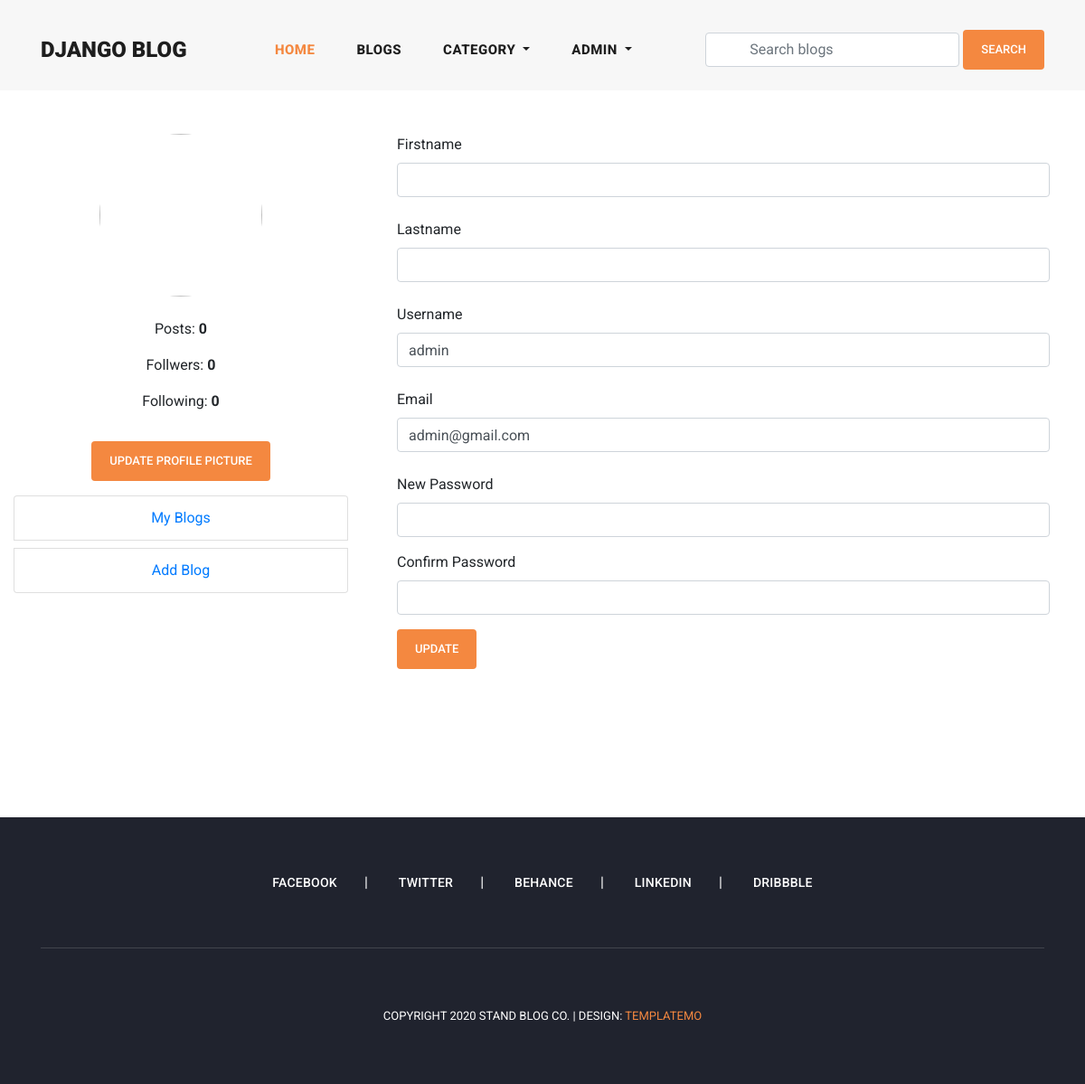
The page /profile/ (signed in) on the database as committed earlier.
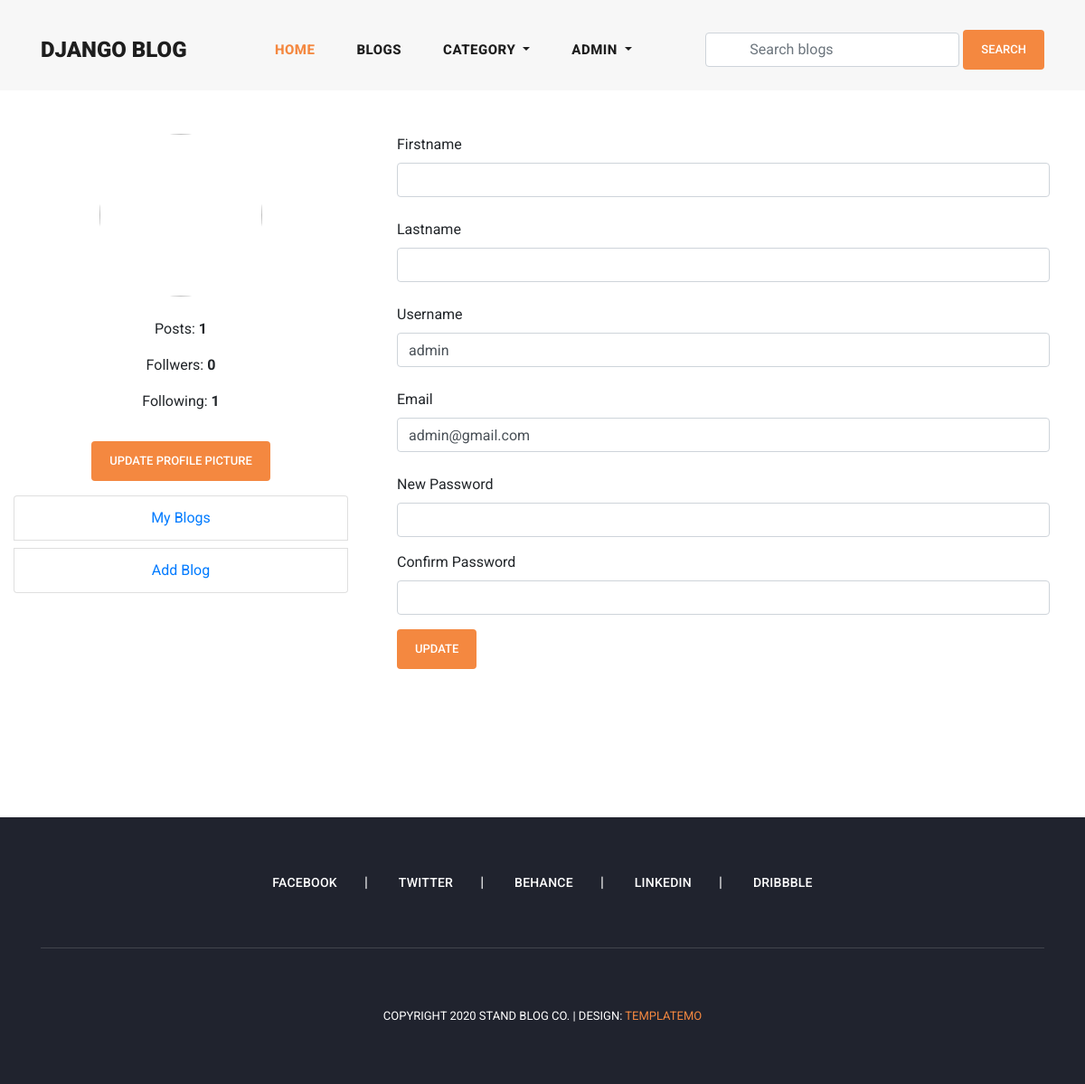
The same page on the database as committed later.
### user_profile/models.py (models this page shows, shortened)
class User(AbstractUser):
    email = models.EmailField(
        max_length=150,
        unique=True,
        error_messages={
            "unique": "The email must be unique"
        }
    )
    profile_image = models.ImageField(
        null=True,
        blank=True,
        upload_to="profile_images"
    )
    followers = models.ManyToManyField("Follow")
    REQUIRED_FIELDS = ["email"]
    objects = CustomUserManager()
    def get_profile_picture(self):
        url = ""
        try:
            url = self.profile_image.url
        except:
            url = ""
        return url

### user_profile/views.py (the view, shortened to what this page needs)
# urls.py: path('profile/', profile, name='profile'),
@login_required(login_url='login')
def profile(request):
    account = get_object_or_404(User, pk=request.user.pk)
    form = UserProfileUpdateForm(instance=account)
    context = {
        "account": account,
        "form": form
    }
    return render(request, 'profile.html', context)

### user_profile/forms.py (shortened to what this page needs)
class UserProfileUpdateForm(forms.ModelForm):
    class Meta:
        model = User
        fields = ("first_name", "last_name", "username", "email", )

### blog/context_processors.py (called while the page is built)
def get_all_categories(request):
    categories = Category.objects.all()
    context = {
        "categories": categories
    }
    return context

### user_profile/context_processors.py (called while the page is built)
def user_notifications(request):
    context = {}
    if request.user.is_authenticated:
        notifications = Notificaiton.objects.filter(
            user=request.user
        ).order_by('-created_date')
        unseen = notifications.exclude(is_seen=True)
        context['notifications'] = notifications
        context['unseen'] = unseen.count()
    return context

### templates/profile.html (shortened to what the changed rows need)
{% extends 'base.html' %}
{% load static %}
{% block content %}
<section class="profile">
        <div class="container-fluid">
            <div class="row py-5">
                <div class="col-md-4">
                    <div class="text-center">
                        <ul class="text-center py-3">
                            <li class="py-2">
                                <span>Posts: <strong>{{account.user_blogs.count}}</strong></span>
                            </li>
                            <li class="py-2">
                                <span>Follwers: <strong>{{account.followers.all.count}}</strong></span>
                            </li>
                            <li class="py-2">
                                <span>Following: <strong>{{account.user_follows.all.count}}</strong></span>
                            </li>
                        </ul>
                    </div>
                </div>
                <div class="col-md-8">
                    <form class="px-4" action="{% url 'profile' %}" method="POST">
                        <div class="form-group">
                            <label for="username">Username</label>
                            <input class="form-control" name="username"  value="{{account.username}}" type="text">
                            <p class="text-danger error py-1">{{form.username.errors}}</p>
                        </div>
                        <div class="form-group">
                            <label for="email">Email</label>
                            <input class="form-control" name="email"  value="{{account.email}}" type="email">
                            <p class="text-danger error py-1">{{form.email.errors}}</p>
                        </div>
                    </form>
                </div>
            </div>
        </div>
</section>
{% endblock content %}

### templates/header.html (shortened to what this page needs)
 <header class="">
    <nav class="navbar navbar-expand-lg">
      <div class="container">
        <a class="navbar-brand" href="{% url 'home' %}"><h2>Django Blog<em></em></h2></a>
        <div class="collapse navbar-collapse" id="navbarResponsive">
          <ul class="navbar-nav ml-auto">
            <li class="nav-item active">
              <a class="nav-link" href="{% url 'home' %}">Home
              </a>
            </li>
            <li class="nav-item">
              <a class="nav-link" href="{% url 'blogs' %}">Blogs</a>
            </li>
            <li class="nav-item dropdown">
              <a class="nav-link dropdown-toggle" href="#" id="navbarDropdown" role="button" data-toggle="dropdown" aria-haspopup="true" aria-expanded="false">
                Category
              </a>
            </li>
            {% if request.user.is_authenticated %}
            <li class="nav-item dropdown">
              <a class="nav-link dropdown-toggle" href="#" id="navbarDropdown" role="button" data-toggle="dropdown" aria-haspopup="true" aria-expanded="false">
                {{request.user.username}}
              </a>
            </li>
            {% else %}
            <li class="nav-item">
              <a class="nav-link" href="{% url 'login' %}">Login</a>
            </li>
            {% endif %}
          </ul>
          <form class="form-inline d-flex flex-nowrap my-2 ml-auto search-form" action="{% url 'search_blogs' %}" method="GET">
            <input class="form-control px-5" name="search" type="text" placeholder="Search blogs" required>
            <button class="btn btn-primary ml-1">Search</button>
          </form>
        </div>
      </div>
    </nav>
  </header>

Rows that differ between the two databases and show on the page:
changed User "ADMIN": user_blogs.count "0" → "1"; user_follows.all.count "0" → "1"
